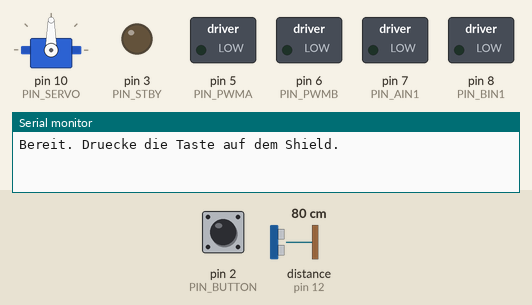
Simulated run of this sketch. Board: Arduino Uno, built with avr-gcc and run on an emulated ATmega328P. On the bench: servo, switched loads named in the sketch (green lamp = pin HIGH), output pins drawn as LEDs (lit = HIGH), the last lines printed to the serial monitor. The inputs (shaded band) are chosen by the test bench; at power-on: pin 2 (PIN_BUTTON) HIGH, distance to the obstacle (sensor on pin 12) 80 cm. The echo pulse lasts 58.3 µs per cm; pins used as bus, display or sensor lines are not drawn.

Above: at 0.8 s.
0.9 s: pin 2 (PIN_BUTTON) pulled LOW for 0.15 s
4.0 s: distance to the obstacle (sensor on pin 12) set to 33 cm
At 6.8 s:
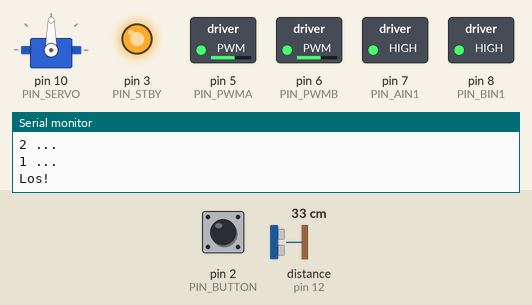
7.0 s: distance to the obstacle (sensor on pin 12) set to 27 cm
At 7.0 s:
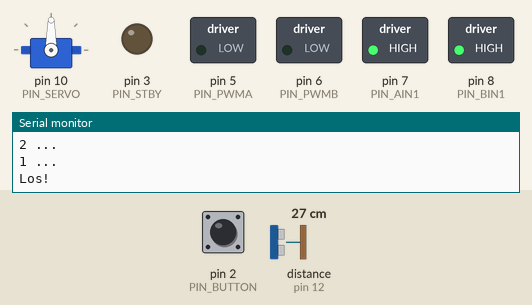
At 9.77 s:
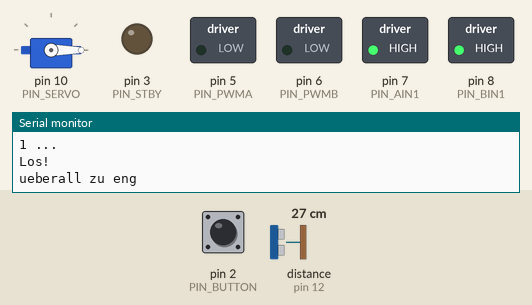
Timing chart, 0 to 16.0 s (numbered marks = the images above; inputs shaded):
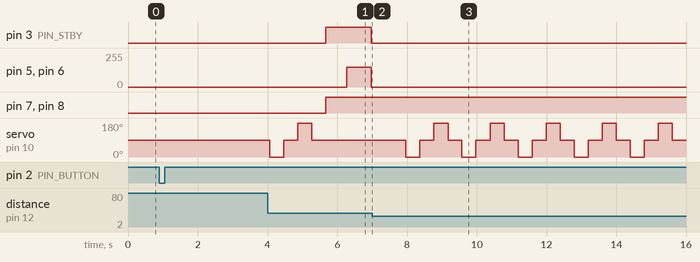

Measured:
- the behaviour switches between 30 and 29 cm on distance to the obstacle (sensor on pin 12) (found by bisection; images 1 and 2)
- after the input at 7.0 s, pin 3 (PIN_STBY): stops changing and stays LOW; pin 5 (PIN_PWMA), pin 6 (PIN_PWMB): stops changing and stays 0/255
- by itself, servo on pin 10 (PIN_SERVO): repeats every 1.6 s: 90° 0.40 s, 180° 0.40 s, 90° 0.40 s, 0° 0.40 s

The sketch:

066_look_around_solution.ino
```cpp
// Beispiel 066 - Der freie Weg
#include <Servo.h>
const uint8_t PIN_PWMA = 5;    // rechter Motor: Geschwindigkeit
const uint8_t PIN_PWMB = 6;    // linker Motor: Geschwindigkeit
const uint8_t PIN_AIN1 = 7;    // rechter Motor: Richtung
const uint8_t PIN_BIN1 = 8;    // linker Motor: Richtung
const uint8_t PIN_STBY = 3;    // Motortreiber ein/aus
const uint8_t PIN_BUTTON = 2;  // Taste auf dem Shield
const uint8_t PIN_TRIG = 13;   // Ultraschall Senden
const uint8_t PIN_ECHO = 12;   // Ultraschall Empfangen
const uint8_t PIN_SERVO = 10;  // Servo
const int STEP_MS = 400;       // Wartezeit nach jedem Winkel
const int TURN_SPEED = 120;    // Drehgeschwindigkeit, 120 von 255
const int DRIVE_SPEED = 150;   // Fahrgeschwindigkeit, 150 von 255
const int MIN_FREE_CM = 30;    // weniger Platz: nicht fahren
Servo headServo;
bool buttonPressed() {
  if (digitalRead(PIN_BUTTON) == LOW) {
    delay(30);  // Prellen ignorieren
    return digitalRead(PIN_BUTTON) == LOW;
  }
  return false;
}
void waitForStart() {
  Serial.println(F("Bereit. Druecke die Taste auf dem Shield."));
  while (!buttonPressed()) {
    delay(20);
  }
  while (buttonPressed()) {  // warten, bis die Taste losgelassen ist
    delay(20);
  }
  for (int i = 3; i > 0; i--) {
    Serial.print(i);
    Serial.println(F(" ..."));
    delay(1000);
  }
  Serial.println(F("Los!"));
}
void stopMotors() {
  analogWrite(PIN_PWMA, 0);
  analogWrite(PIN_PWMB, 0);
  digitalWrite(PIN_STBY, LOW);
}
void drive(int leftSpeed, int rightSpeed) {
  leftSpeed = constrain(leftSpeed, -255, 255);
  rightSpeed = constrain(rightSpeed, -255, 255);
  digitalWrite(PIN_BIN1, leftSpeed >= 0);
  digitalWrite(PIN_AIN1, rightSpeed >= 0);
  analogWrite(PIN_PWMB, abs(leftSpeed));
  analogWrite(PIN_PWMA, abs(rightSpeed));
  digitalWrite(PIN_STBY, HIGH);
}
int readDistanceCm() {
  digitalWrite(PIN_TRIG, LOW);
  delayMicroseconds(2);
  digitalWrite(PIN_TRIG, HIGH);
  delayMicroseconds(10);
  digitalWrite(PIN_TRIG, LOW);
  unsigned long duration = pulseIn(PIN_ECHO, HIGH, 25000);
  if (duration == 0) {
    return -1;  // kein Echo: ungueltige Messung
  }
  return (int)(duration / 58UL);
}
int lookAndMeasure(int angle) {
  headServo.write(angle);
  delay(STEP_MS);
  return readDistanceCm();
}
void chooseAndDrive(int leftCm, int middleCm, int rightCm) {
  int bestAngle = 90;  // 0 = links, 90 = Mitte, 180 = rechts
  int bestCm = middleCm;
  if (leftCm > bestCm) {
    bestCm = leftCm;
    bestAngle = 0;
  }
  if (rightCm > bestCm) {
    bestCm = rightCm;
    bestAngle = 180;
  }

  headServo.write(90);  // Kopf vor der Fahrt gerade stellen
  delay(STEP_MS);

  if (bestCm < MIN_FREE_CM) {
    stopMotors();  // ueberall zu eng oder keine Messung
    Serial.println(F("ueberall zu eng"));
    return;
  }

  int turn = 0;
  if (bestAngle == 0) {
    turn = -TURN_SPEED;
  } else if (bestAngle == 180) {
    turn = TURN_SPEED;
  }
  drive(turn, -turn);  // auf der Stelle drehen
  delay(600);
  drive(DRIVE_SPEED, DRIVE_SPEED);
  delay(700);
  stopMotors();
  delay(1000);
}
void setup() {
  Serial.begin(9600);
  pinMode(PIN_PWMA, OUTPUT); pinMode(PIN_PWMB, OUTPUT);
  pinMode(PIN_AIN1, OUTPUT); pinMode(PIN_BIN1, OUTPUT);
  pinMode(PIN_STBY, OUTPUT); pinMode(PIN_BUTTON, INPUT_PULLUP);
  pinMode(PIN_TRIG, OUTPUT); pinMode(PIN_ECHO, INPUT);
  stopMotors();
  headServo.attach(PIN_SERVO);
  headServo.write(90);
  waitForStart();
}
void loop() {
  int leftCm = lookAndMeasure(0);
  int middleCm = lookAndMeasure(90);
  int rightCm = lookAndMeasure(180);
  chooseAndDrive(leftCm, middleCm, rightCm);
}
```
